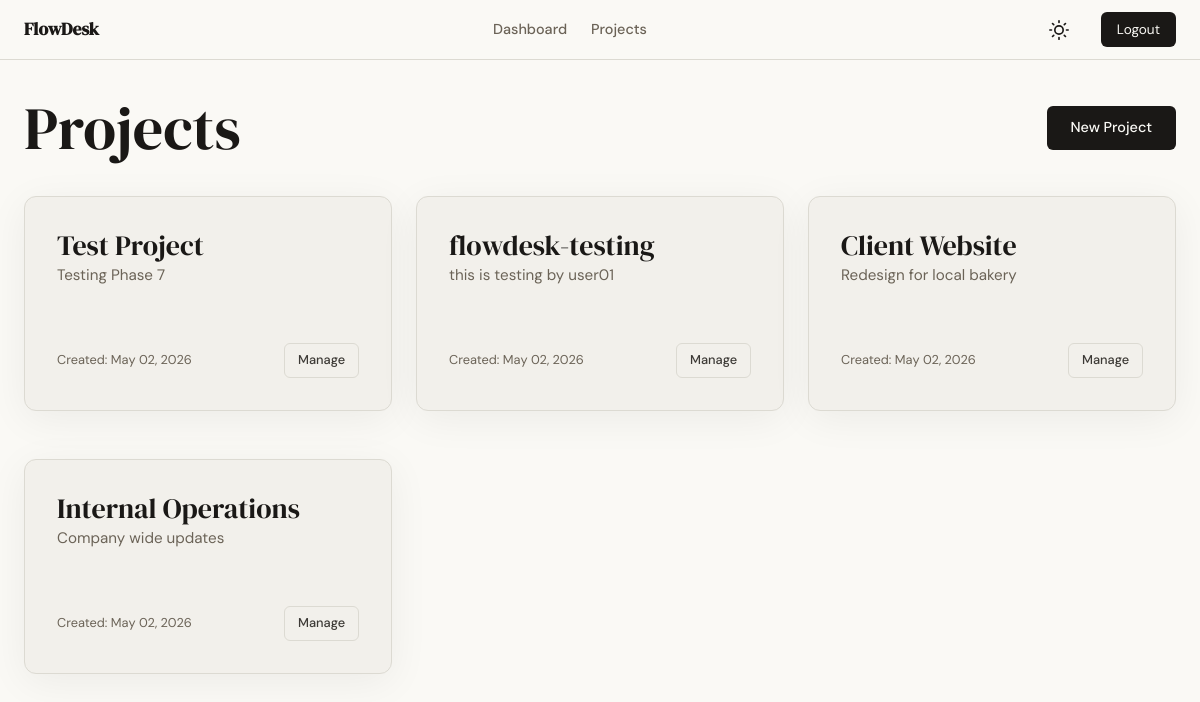
/projects/ (signed in), run on an earlier commit of the app's database.
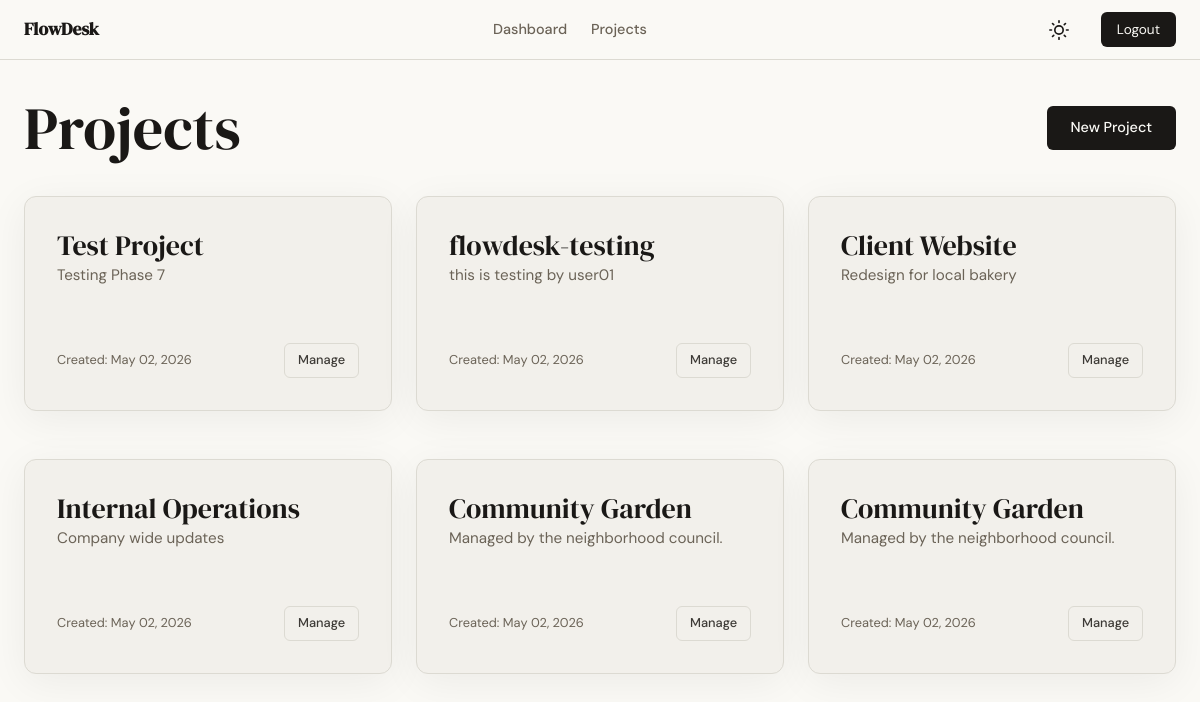
And on a later commit of the database.
### app/models.py (models this page shows, shortened)
class Project(db.Model):
    id = db.Column(db.Integer, primary_key=True)
    name = db.Column(db.String(120), nullable=False)
    description = db.Column(db.Text)
    created_at = db.Column(db.DateTime, default=lambda: datetime.now(timezone.utc))
    owner_id = db.Column(db.Integer, db.ForeignKey('user.id'), nullable=False)
    members = db.relationship('ProjectMember', backref='project', lazy=True, cascade='all, delete-orphan')
    tasks = db.relationship('Task', backref='project', lazy=True, cascade='all, delete-orphan')

### app/projects/routes.py (the view)
@projects.route('/')
@login_required
def list_projects():
    memberships = ProjectMember.query.filter_by(user_id=current_user.id).all()
    user_projects = [m.project for m in memberships]
    return render_template('projects/list.html', projects=user_projects)

### app/templates/projects/list.html (shortened to what this page needs)
{% extends "base.html" %}
{% block content %}
<header class="flex-between mb-4">
    <h1>Projects</h1>
    <a href="{{ url_for('projects.create') }}" class="btn btn-primary">New Project</a>
</header>
{% if projects %}
    <div style="display: grid; grid-template-columns: repeat(auto-fill, minmax(320px, 1fr)); gap: 1.5rem;">
        {% for project in projects %}
            <div class="card card-shadow" style="display: flex; flex-direction: column; justify-content: space-between;">
                <div>
                    <h3 class="mb-2">{{ project.name }}</h3>
                    <p class="text-muted" style="font-size: 0.95rem; margin-bottom: 1.5rem;">
                        {{ project.description[:120] }}{% if project.description|length > 120 %}...{% endif %}
                    </p>
                </div>
                <div class="flex-between mt-4">
                    <span class="text-muted" style="font-size: 0.8rem;">Created: {{ project.created_at.strftime('%b %d, %Y') }}</span>
                    <a href="{{ url_for('projects.detail', id=project.id) }}" class="btn btn-ghost" style="padding: 0.4rem 0.8rem; font-size: 0.8rem;">Manage</a>
                </div>
            </div>
        {% endfor %}
    </div>
{% else %}
    <div class="card text-center" style="padding: 4rem;">
        <h2 class="text-muted mb-4">No projects yet</h2>
        <a href="{{ url_for('projects.create') }}" class="btn btn-primary">Start Your First Project</a>
    </div>
{% endif %}
{% endblock %}

What changed in the data, as far as the page shows it:
added Project: name "Community Garden", description "Managed by the neighborhood council.", created_at "May 02, 2026"
added Project: name "Community Garden", description "Managed by the neighborhood council.", created_at "May 02, 2026"
